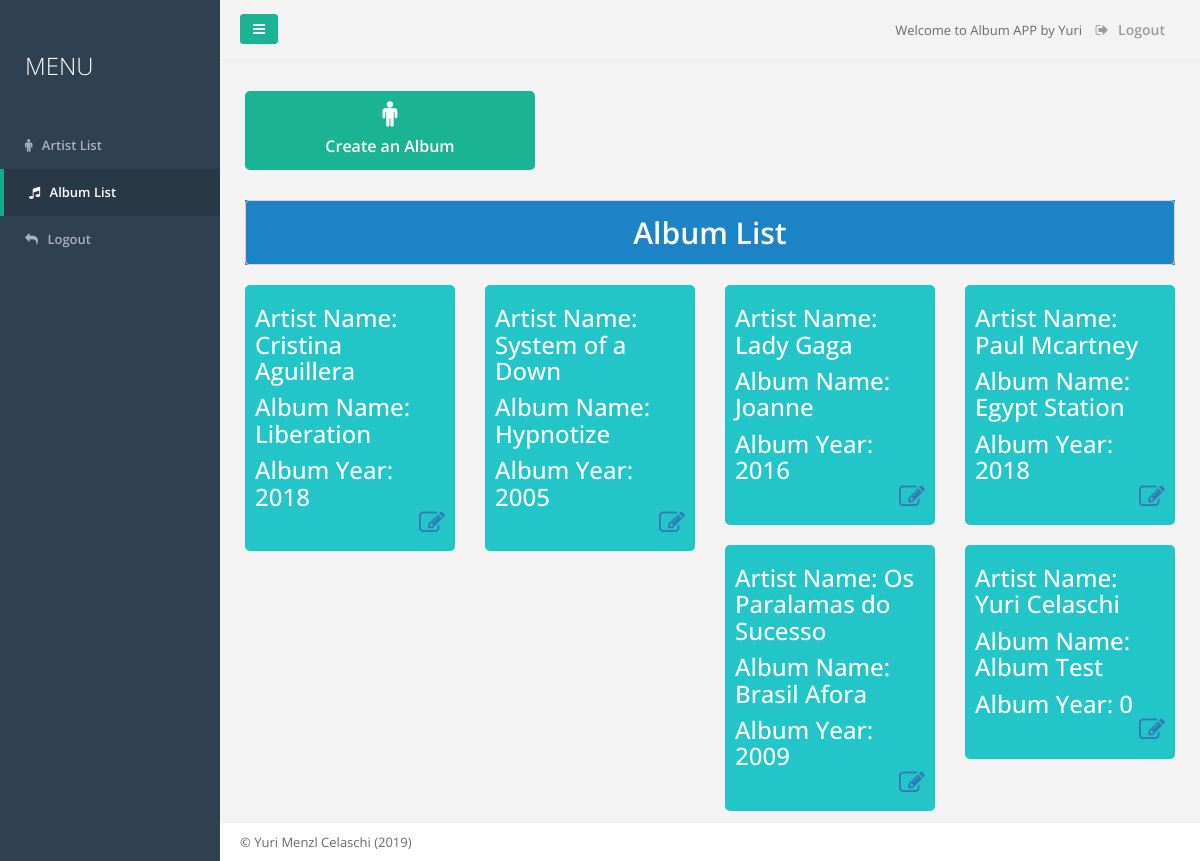
The page /album.php (signed in) on the database its author committed.
### tables this page shows
CREATE TABLE `albums` (
  `id` int(11) NOT NULL,
  `id_artist` int(11) NOT NULL,
  `album_name` varchar(255) NOT NULL,
  `year` int(4) NOT NULL
);

CREATE TABLE `artists` (
  `id` int(11) NOT NULL,
  `artist_name` varchar(255) NOT NULL,
  `twitter_handle` varchar(255) NOT NULL
);

### classes/database.class.php (called while the page is built, shortened)
<?php
class Database
{
    private $connection;
    public function connect_db()
    {
		$this->connection = mysqli_connect('localhost', 'yuri', 'blabla', 'album_app') or die(mysqli_connect_error());
    }
    public function queryset($sql)
    {
        $res = mysqli_query($this->connection, $sql);
        return $res;
    }
}
$database = new Database();
?>

### album.php (the view)
<?php
    $page = 'album';
    include("./includes/header.php");
    $query = "SELECT ar.id as artist_id, ar.artist_name, al.* FROM albums AS al LEFT JOIN artists AS ar on ar.id = al.id_artist";
    $response = $database->queryset($query);
?>
                <div class="wrapper wrapper-content">
                    <div class="row row-eq-height">
                        <div class="col-lg-4" >
                            <div class="widget navy-bg p-xs text-center" >
                                <div class="m-b-xs">
                                    <i class="fa fa-male fa-2x"></i>
                                    <h3 class="font-bold no-margins" style="margin-top: 10px !important;">
                                        <a href="./album_create.php" style="color: #fff">Create an Album</a>
                                    </h3>
                                </div>
                            </div>
                        </div>
                    </div>
                    <div class="text-center loginscreen rounded blue-bg">
                        <p class="font-bold alert alert-danger m-b-sm blue-bg h2">
                            Album List
                        </p>
                    </div>
                    <div class="row row-eq-height">
                    <?php
                        while ($result = mysqli_fetch_array($response))
                        {
                    ?>
                        <div class="col-lg-3" >
                            <div class="widget bg-info p-xs text-left" >
                                <div class="m-b-xs">
                                    <p class="h3 no-margins" style="margin-top: 10px !important;">
                                        Artist Name:
                                        <span class="h3"><?=$result['artist_name']?></span>
                                    </p>
                                    <p class="h3 no-margins" style="margin-top: 10px !important;">
                                        Album Name:
                                        <span class="h3"><?=$result['album_name']?></span>
                                    </p>
                                    <p class="h3 no-margins" style="margin-top: 10px !important;">
                                        Album Year:
                                        <span class="h3"><?=$result['year']?></span>
                                    </p>
                                    <p class="text-right" style="margin-bottom: 0;">
                                        <a href="./album_edit.php?album_id=<?=$result['id']?>&artist_id=<?=$result['artist_id']?>&edit=0"><i class="fa fa-edit fa-2x"></i></a>
                                    </p>
                                </div>
                            </div>
                        </div>
                    <?php
                        }
                    ?>
                    </div>
<?php
    include('./includes/footer.php');
?>

### includes/header.php (shortened to what this page needs)
<?php
    require_once(__DIR__ . '/../classes/database.class.php');
?>
<!Doctype html>
<html>
    <head>
        <link href="static/css/bootstrap.min.css" rel="stylesheet">
        <link href="static/css/font-awesome/css/font-awesome.css" rel="stylesheet">
        <link href="static/css/plugins/iCheck/custom.css" rel="stylesheet">
        <link href="static/css/plugins/chosen/bootstrap-chosen.css" rel="stylesheet">
        <link href="static/css/plugins/dualListbox/bootstrap-duallistbox.min.css" rel="stylesheet">
        <link href="static/css/plugins/dataTables/datatables.min.css" rel="stylesheet">
        <link href="static/css/plugins/jasny/jasny-bootstrap.min.css" rel="stylesheet">
        <link href="static/css/plugins/chartist/chartist.min.css" rel="stylesheet">
        <link href="static/css/plugins/touchspin/jquery.bootstrap-touchspin.min.css" rel="stylesheet">
        <link href="static/css/plugins/awesome-bootstrap-checkbox/awesome-bootstrap-checkbox.css" rel="stylesheet">
        <link href="static/css/animate.css" rel="stylesheet">
        <link href="static/css/style.css" rel="stylesheet">
    </head>
    <body class="pace-done">
        <div id="wrapper">
        <nav class="navbar-default navbar-static-side" role="navigation">
            <div class="sidebar-collapse">
                <ul class="nav metismenu" id="side-menu">
                    <li class="nav-header">
                        <div class="dropdown profile-element">
                            <span>
                                <h2 class="text-white">MENU</h2>
                            </span>
                        </div>
                    </li>
                    <li <?=($page == 'artist') ? 'class="active"' : ''?>>
                        <a href="artist.php" title="Dashboard"><i class="fa fa-male"></i> <span class="nav-label">Artist List</span></a>
                    </li>
                    <li <?=($page == 'album') ? 'class="active"' : ''?>>
                        <a href="album.php" title="Cadastro de pessoas"><i class="fa fa-music"></i> <span class="nav-label">Album List</span></a>
                    </li>
                    <li>
                        <a href="index.php?logout=1" title="Logout"><i class="fa fa-reply"></i> <span class="nav-label">Logout</span></a>
                    </li>
                </ul>
            </div>
        </nav>
            <div id="page-wrapper" class="gray-bg dashbard-1">
                <div class="row border-bottom">
                    <nav class="navbar navbar-static-top" role="navigation" style="margin-bottom: 0">
                        <div class="navbar-header">
                            <a class="navbar-minimalize minimalize-styl-2 btn btn-primary " href="#"><i class="fa fa-bars"></i> </a>
                        </div>
                        <ul class="nav navbar-top-links navbar-right">
                            <li>
                                Welcome to Album APP by Yuri
                            </li>
                            <li>
                                <a href="index.php?logout=1">
                                    <i class="fa fa-sign-out"></i> Logout
                                </a>
                            </li>
                        </ul>
                    </nav>
                </div>

### includes/footer.php (shortened to what this page needs)
                <div class="footer">
                    <div>
                        &copy; Yuri Menzl Celaschi (2019)
                    </div>
                </div>
            </div>
        </div>
    </div>
</body>
</html>

### rows shown on the page
albums: id_artist.artist_name "Cristina Aguillera", album_name "Liberation", year "2018"
albums: id_artist.artist_name "System of a Down", album_name "Hypnotize", year "2005"
albums: id_artist.artist_name "Lady Gaga", album_name "Joanne", year "2016"
albums: id_artist.artist_name "Paul Mcartney", album_name "Egypt Station", year "2018"
albums: id_artist.artist_name "Os Paralamas do Sucesso", album_name "Brasil Afora", year "2009"
albums: id_artist.artist_name "Yuri Celaschi", album_name "Album Test", year "0"
